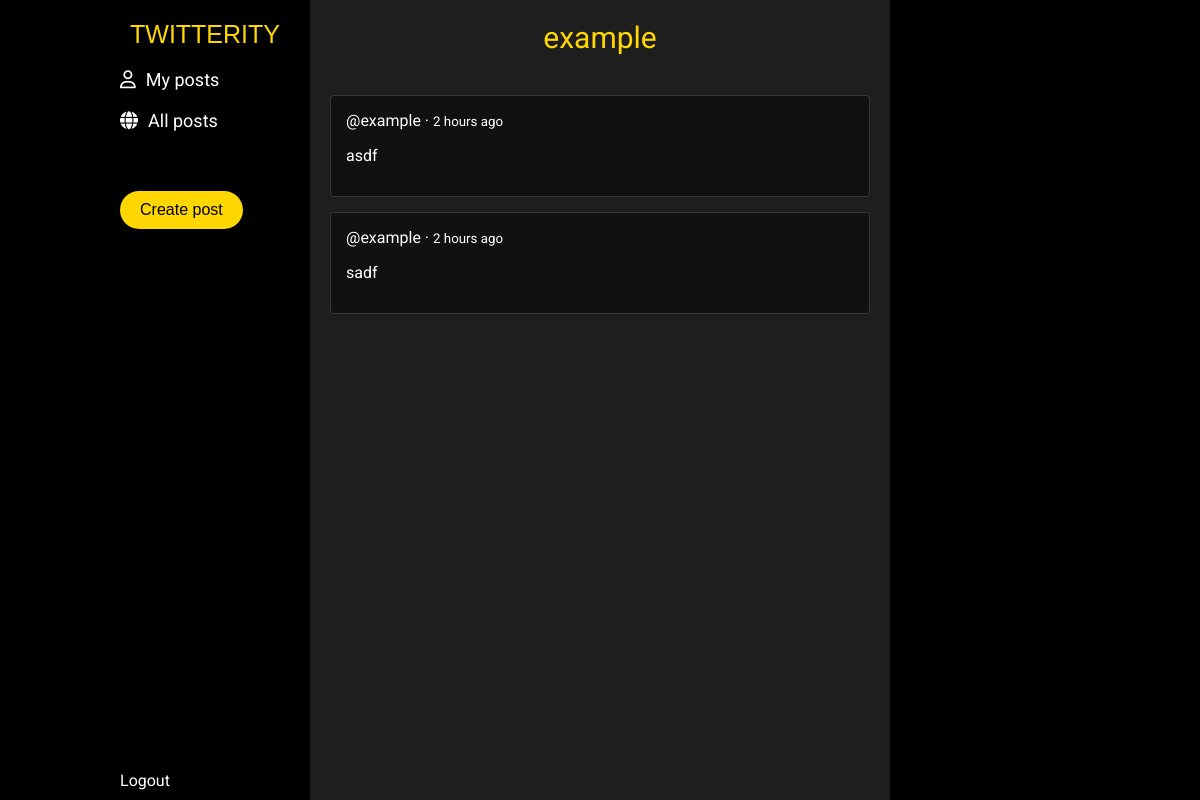
The app's page /posts (signed in), older data.
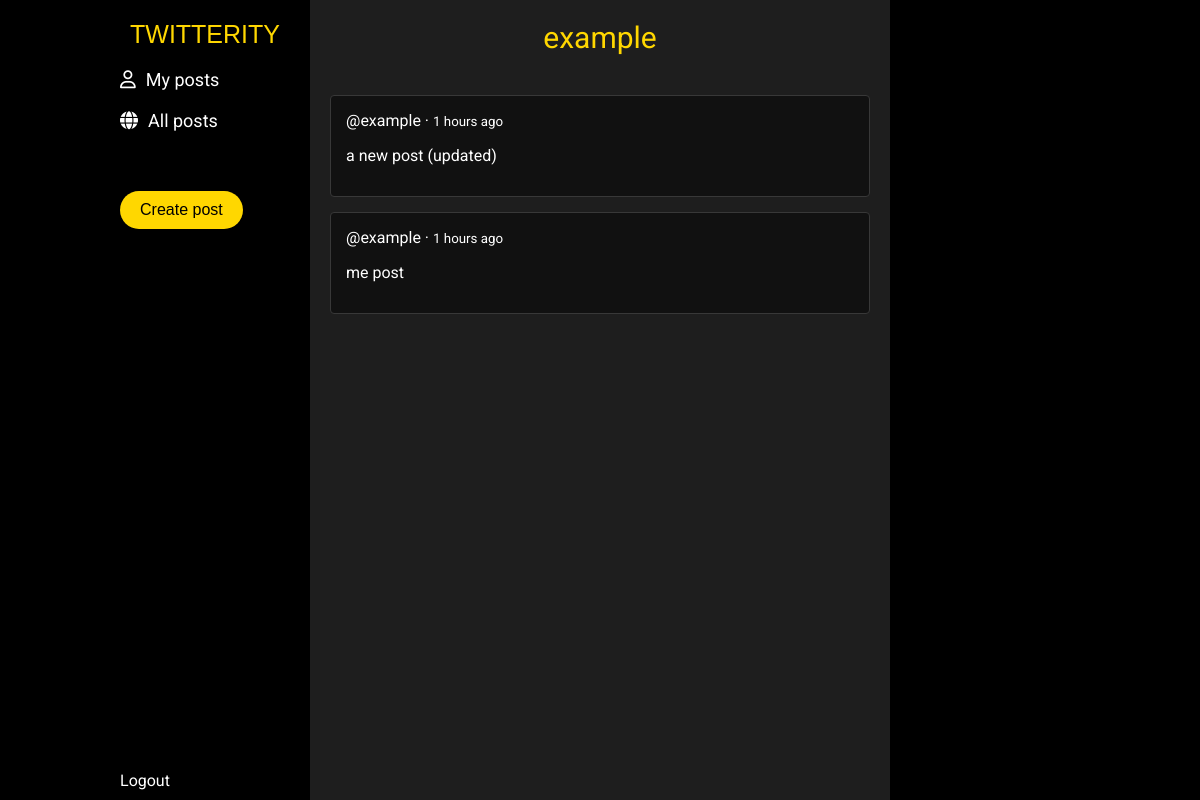
The same page, newer data.
### tables this page shows
CREATE TABLE posts (
                id INTEGER PRIMARY KEY AUTOINCREMENT,
                user_id INTEGER NOT NULL,
                content TEXT NOT NULL,
                created_at DATETIME DEFAULT CURRENT_TIMESTAMP,
                FOREIGN KEY (user_id) REFERENCES users(id)
            );

### controllers/PageController.php (called while the page is built, shortened)
<?php
require_once __DIR__ . '/../classes/Auth.php';
require_once __DIR__ . '/../classes/View.php';
require_once __DIR__ . '/PostController.php';
class PageController {
    public static function posts() {
        $posts = PostController::getAllPosts();
        $userId = Auth::getCurrentUserId();
        View::renderWithLayout('partials/posts-content', [
            'posts' => $posts,
            'userId' => $userId,
            'pageTitle' => 'All Posts',
            'includeFontAwesome' => true,
            'includeJQuery' => true,
            'includeScript' => true
        ]);
    }
}

### classes/Router.php (called while the page is built, shortened)
<?php
class Router {
    private static $routes = [];
    private static function addRoute($methods, $uri, $controller, $action) {
        if (!is_array($methods)) {
            $methods = [$methods];
        }
        foreach ($methods as $method) {
            self::$routes[$method][$uri] = [
                'controller' => $controller,
                'action' => $action
            ];
        }
    }
    public static function dispatch() {
        $method = $_SERVER['REQUEST_METHOD'];
        $uri = self::getUri();
        if (isset(self::$routes[$method][$uri])) {
            return self::executeRoute(self::$routes[$method][$uri]);
        }
    }
    private static function getUri() {
        $uri = $_SERVER['REQUEST_URI'];
        return $uri;
    }
    private static function executeRoute($route) {
        $controllerName = $route['controller'];
        if (strpos($controllerName, '::') !== false) {
            list($class, $method) = explode('::', $controllerName);
            if (class_exists($class) && method_exists($class, $method)) {
                return $class::$method();
            }
        }
    }
}

### index.php (called while the page is built, shortened)
<?php
require_once __DIR__ . '/classes/Environment.php';
require_once __DIR__ . '/classes/Database.php';
require_once __DIR__ . '/classes/Post.php';
require_once __DIR__ . '/classes/Auth.php';
require_once __DIR__ . '/classes/View.php';
require_once __DIR__ . '/classes/Router.php';
require_once __DIR__ . '/controllers/PostController.php';
require_once __DIR__ . '/controllers/PageController.php';
Router::dispatch();

### classes/Auth.php (called while the page is built, shortened)
<?php
class Auth {
    public static function getCurrentUserName() {
        return $_SESSION['name'] ?? null;
    }
}

### classes/Environment.php (called while the page is built, shortened)
<?php
class Environment {
    private static $env = [];
    public static function load($filePath = '.env') {
        $lines = file($filePath, FILE_IGNORE_NEW_LINES | FILE_SKIP_EMPTY_LINES);
        foreach ($lines as $line) {
            if (strpos($line, '=') !== false) {
                list($key, $value) = explode('=', $line, 2);
                $key = trim($key);
                $value = trim($value);
                self::$env[$key] = $value;
            }
        }
    }
    public static function get($key, $default = null) {
        return self::$env[$key] ?? $default;
    }
}

### classes/Database.php (called while the page is built, shortened)
<?php
require_once __DIR__ . '/Environment.php';
class Database {
    private static $instance = null;
    private $connection;
    private $dbType;
    private $config;
    private function __construct() {
        $this->dbType = Environment::get('DB_TYPE', 'sqlite');
    }
    public static function getInstance() {
        if (self::$instance === null) {
            self::$instance = new self();
        }
        return self::$instance;
    }
    private function loadConfig() {
        if ($this->dbType === 'mysql') {
            $this->config = [
                'host' => Environment::get('DB_MYSQL_HOST', 'localhost'),
                'port' => Environment::get('DB_MYSQL_PORT', '3306'),
                'database' => Environment::get('DB_MYSQL_DATABASE', 'twitterity'),
                'username' => Environment::get('DB_MYSQL_USERNAME', 'root'),
                'password' => Environment::get('DB_MYSQL_PASSWORD', ''),
                'charset' => Environment::get('DB_MYSQL_CHARSET', 'utf8mb4')
            ];
        } else {
            $this->config = [
                'path' => Environment::get('DB_SQLITE_PATH', 'database.sqlite')
            ];
        }
    }
    private function connect() {
        try {
            if ($this->dbType === 'mysql') {
                $dsn = "mysql:host={$this->config['host']};port={$this->config['port']};dbname={$this->config['database']};charset={$this->config['charset']}";
                $this->connection = new PDO($dsn, $this->config['username'], $this->config['password']);
            } else {
                $sqlitePath = __DIR__ . '/../' . $this->config['path'];
                $this->connection = new PDO('sqlite:' . $sqlitePath);
            }
            $this->connection->setAttribute(PDO::ATTR_ERRMODE, PDO::ERRMODE_EXCEPTION);
            $this->connection->setAttribute(PDO::ATTR_DEFAULT_FETCH_MODE, PDO::FETCH_ASSOC);
        } catch (PDOException $e) {
            die("Error: Database connection failed. " . $e->getMessage());
        }
    }
    private function createSQLiteTables() {
        $this->connection->exec("
            CREATE TABLE IF NOT EXISTS users (
                id INTEGER PRIMARY KEY AUTOINCREMENT,
                name TEXT NOT NULL,
                email TEXT UNIQUE NOT NULL,
                password TEXT NOT NULL,
                created_at DATETIME DEFAULT CURRENT_TIMESTAMP
            )
        ");
        $this->connection->exec("
            CREATE TABLE IF NOT EXISTS posts (
                id INTEGER PRIMARY KEY AUTOINCREMENT,
                user_id INTEGER NOT NULL,
                content TEXT NOT NULL,
                created_at DATETIME DEFAULT CURRENT_TIMESTAMP,
                FOREIGN KEY (user_id) REFERENCES users(id)
            )
        ");
    }
    public function prepare($sql) {
        return $this->connection->prepare($sql);
    }
}

### classes/Post.php (called while the page is built, shortened)
<?php
require_once 'Database.php';
class Post {
    public static function getAllPostsWithUsers() {
        $db = Database::getInstance();
        $stmt = $db->prepare("
            SELECT posts.*, users.name, users.email
            FROM posts
            JOIN users ON posts.user_id = users.id
            ORDER BY posts.created_at DESC
        ");
        $stmt->execute();
        return $stmt->fetchAll();
    }
    public static function calculateTimeAgo($datetime) {
        $now = new DateTime();
        $created_at = new DateTime($datetime);
        $diff = $now->diff($created_at);
        if ($diff->y > 0) {
            return $diff->y . ' years ago';
        } elseif ($diff->m > 0) {
            return $diff->m . ' months ago';
        } elseif ($diff->d > 0) {
            return $diff->d . ' days ago';
        } elseif ($diff->h > 0) {
            return $diff->h . ' hours ago';
        } elseif ($diff->i > 0) {
            return $diff->i . ' minutes ago';
        } elseif ($diff->s > 0) {
            return $diff->s . ' seconds ago';
        }
        return 'just now';
    }
}

### controllers/PostController.php (called while the page is built, shortened)
<?php
require_once __DIR__ . '/../classes/Post.php';
require_once __DIR__ . '/../classes/Auth.php';
class PostController {
    public static function getAllPosts() {
        return Post::getAllPostsWithUsers();
    }
}

### views/partials/posts-content.php (the view, shortened to what this page needs)
<div class="wrapper">
    <div class="aside-1">
        <div class="aside-1-1">
            <div class="header">
                <a href="/dashboard" class="logo">Twitterity</a>
                <nav class="navbar">
                    <a href="/dashboard"><i class="fa-regular fa-user"></i>My posts</a>
                    <a href="/posts"><i class="fa-solid fa-globe"></i>All posts</a>
                </nav>
                <div class="crtpost" id="createPost"><button>Create post</button></div>
                <span class="logout"><a href="/logout">Logout</a></span>
            </div>
        </div>
    </div>
    <div class="main">
        <div class="welcome"><?php echo Auth::getCurrentUserName();?></div>
        <div class="vievpost">
            <div class="postlist">
                <?php if (!empty($posts)): ?>
                    <?php foreach ($posts as $post): ?>
                        <div class="vievpostitem" id="post-<?php echo $post['id']; ?>">
                            <div class="post-actions">
                                <?php $time_ago = Post::calculateTimeAgo($post['created_at']); ?>
                                <?php echo '@' . htmlspecialchars($post['name']) . ' &middot ' . '<small>' . $time_ago . '</small>' ?>
                                <p><?php echo htmlspecialchars($post['content']); ?></p>
                            </div>
                        </div>
                    <?php endforeach; ?>
                <?php else: ?>
                    <p>Немає постів.</p>
                <?php endif; ?>
            </div>
        </div>
    </div>
    <div class="aside-2"></div>
</div>

### classes/View.php (shortened to what this page needs)
<?php
class View {
    public static function render($viewName, $data = [], $layout = null) {
        extract($data);
        include __DIR__ . "/../views/{$viewName}.php";
        $content = ob_get_clean();
        if ($layout) {
            $data['content'] = $content;
            extract($data);
            include __DIR__ . "/../views/layouts/{$layout}.php";
        } else {
            echo $content;
        }
    }
    public static function renderWithLayout($viewName, $data = [], $layout = 'base') {
        self::render($viewName, $data, $layout);
    }
}

### views/layouts/base.php (shortened to what this page needs)
<!DOCTYPE html>
<html lang="en">
<head>
    <link rel="stylesheet" href="css/style.css?v=1">
    <?php if (isset($includeFontAwesome) && $includeFontAwesome): ?>
    <link rel="stylesheet" href="https://cdnjs.cloudflare.com/ajax/libs/font-awesome/6.7.2/css/all.min.css"
/>
    <?php endif; ?>
</head>
<body>
    <?php echo $content; ?>
</body>
</html>

### css/style.css (style rules this page uses)
html { font-family:"Roboto",sans-serif }
body { margin:0 }
.wrapper { display:flex;flex-flow:row nowrap;height:100vh }
.wrapper>* { padding:10px;flex:1 }
.aside-1 { background:#000 }
.main { background:#1e1e1e;padding:0 }
.aside-2 { background:#000 }
@media (min-width: 600px) { .aside-1,.aside-2 { flex:1 1 0 } }
@media (min-width: 800px) { .main { flex:2 1 0 } }
@media (min-width: 800px) { .aside-1 { order:1 } }
@media (min-width: 800px) { .main { order:2 } }
@media (min-width: 800px) { .aside-2 { order:3 } }
.aside-1-1 { display:flex;justify-content:flex-end;height:100% }
.header { position:relative;padding:10px }
.logo { font-family:"Azonix",sans-serif;color:gold;text-transform:uppercase;font-size:25px;padding:10px 10px;text-align:center;text-decoration:none }
.navbar { display:flex;flex-direction:column;align-items:flex-start;padding:20px 0 }
.navbar a { color:#fff;text-decoration:none;margin-bottom:20px;font-size:18px }
.navbar a i { margin-right:10px }
.crtpost { padding:20px 0 }
.crtpost button { background-color:gold;color:#000;border:none;padding:10px 20px;border-radius:20px;cursor:pointer;font-size:16px;transition:all .3s ease }
.logout { position:absolute;bottom:0;left:10px }
.logout a { color:#fff;text-decoration:none;font-size:16px }
.welcome { font-size:30px;color:gold;font-family:"Roboto",sans-serif;text-align:center;padding:20px }
.postlist { padding:20px;max-height:calc(100vh - 100px);overflow-y:auto }
.post-actions { margin-bottom:10px }
.vievpostitem { background-color:rgb(17.25,17.25,17.25);border:1px solid rgb(55.5,55.5,55.5);border-radius:.25rem;padding:15px;margin-bottom:15px;color:#fff }

Row changes from the older to the newer data that the page shows:
removed posts: name "example", created_at "2 hours ago", content "asdf"
removed posts: name "example", created_at "2 hours ago", content "sadf"
added posts: name "example", created_at "1 hours ago", content "a new post (updated)"
added posts: name "example", created_at "1 hours ago", content "me post"
